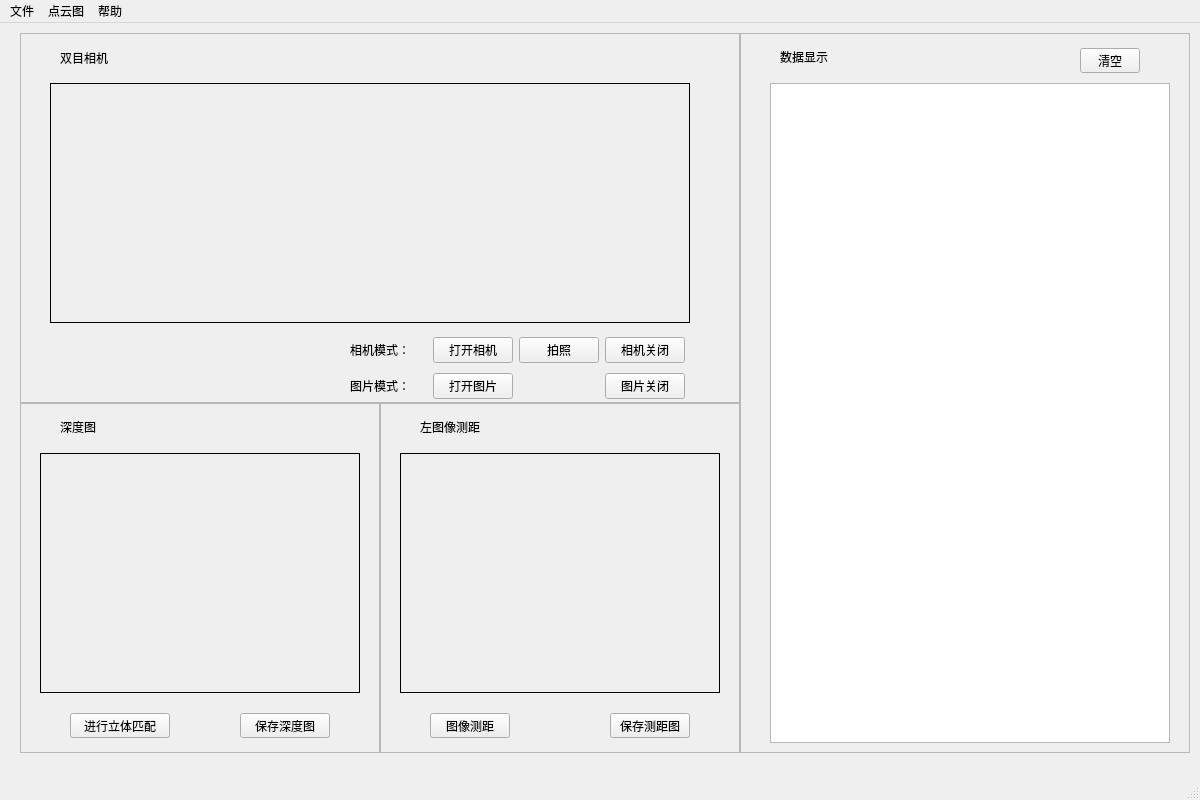
<?xml version="1.0" encoding="UTF-8"?>
<ui version="4.0">
 <class>MainWindow</class>
 <widget class="QMainWindow" name="MainWindow">
  <property name="geometry">
   <rect>
    <x>0</x>
    <y>0</y>
    <width>1200</width>
    <height>800</height>
   </rect>
  </property>
  <property name="minimumSize">
   <size>
    <width>1200</width>
    <height>800</height>
   </size>
  </property>
  <property name="maximumSize">
   <size>
    <width>1200</width>
    <height>800</height>
   </size>
  </property>
  <property name="windowTitle">
   <string>双目摄像机三维空间定位系统</string>
  </property>
  <widget class="QWidget" name="centralwidget">
   <widget class="QFrame" name="frame">
    <property name="geometry">
     <rect>
      <x>20</x>
      <y>10</y>
      <width>720</width>
      <height>370</height>
     </rect>
    </property>
    <property name="frameShape">
     <enum>QFrame::StyledPanel</enum>
    </property>
    <property name="frameShadow">
     <enum>QFrame::Raised</enum>
    </property>
    <widget class="QLabel" name="label_4">
     <property name="geometry">
      <rect>
       <x>40</x>
       <y>15</y>
       <width>80</width>
       <height>20</height>
      </rect>
     </property>
     <property name="text">
      <string>双目相机</string>
     </property>
    </widget>
    <widget class="QLabel" name="stereoCamera">
     <property name="geometry">
      <rect>
       <x>30</x>
       <y>50</y>
       <width>640</width>
       <height>240</height>
      </rect>
     </property>
     <property name="styleSheet">
      <string notr="true">border: 1px solid black;</string>
     </property>
     <property name="text">
      <string/>
     </property>
    </widget>
    <widget class="QWidget" name="layoutWidget">
     <property name="geometry">
      <rect>
       <x>330</x>
       <y>300</y>
       <width>335</width>
       <height>70</height>
      </rect>
     </property>
     <layout class="QGridLayout" name="gridLayout">
      <item row="0" column="1">
       <widget class="QPushButton" name="pushButton">
        <property name="text">
         <string>打开相机</string>
        </property>
       </widget>
      </item>
      <item row="0" column="3">
       <widget class="QPushButton" name="pushButton_3">
        <property name="text">
         <string>相机关闭</string>
        </property>
       </widget>
      </item>
      <item row="1" column="1">
       <widget class="QPushButton" name="pushButton_2">
        <property name="text">
         <string>打开图片</string>
        </property>
       </widget>
      </item>
      <item row="1" column="3">
       <widget class="QPushButton" name="pushButton_4">
        <property name="text">
         <string>图片关闭</string>
        </property>
       </widget>
      </item>
      <item row="0" column="0">
       <widget class="QLabel" name="label_3">
        <property name="text">
         <string>相机模式：</string>
        </property>
       </widget>
      </item>
      <item row="1" column="0">
       <widget class="QLabel" name="label_8">
        <property name="text">
         <string>图片模式：</string>
        </property>
       </widget>
      </item>
      <item row="0" column="2">
       <widget class="QPushButton" name="pushButton_7">
        <property name="text">
         <string>拍照</string>
        </property>
       </widget>
      </item>
     </layout>
    </widget>
   </widget>
   <widget class="QFrame" name="frame_2">
    <property name="geometry">
     <rect>
      <x>20</x>
      <y>380</y>
      <width>360</width>
      <height>350</height>
     </rect>
    </property>
    <property name="frameShape">
     <enum>QFrame::StyledPanel</enum>
    </property>
    <property name="frameShadow">
     <enum>QFrame::Raised</enum>
    </property>
    <widget class="QLabel" name="label_6">
     <property name="geometry">
      <rect>
       <x>40</x>
       <y>15</y>
       <width>67</width>
       <height>17</height>
      </rect>
     </property>
     <property name="text">
      <string>深度图</string>
     </property>
    </widget>
    <widget class="QLabel" name="label">
     <property name="geometry">
      <rect>
       <x>20</x>
       <y>50</y>
       <width>320</width>
       <height>240</height>
      </rect>
     </property>
     <property name="styleSheet">
      <string notr="true">border: 1px solid black;</string>
     </property>
     <property name="text">
      <string/>
     </property>
    </widget>
    <widget class="QPushButton" name="pushButton_8">
     <property name="geometry">
      <rect>
       <x>220</x>
       <y>310</y>
       <width>90</width>
       <height>25</height>
      </rect>
     </property>
     <property name="text">
      <string>保存深度图</string>
     </property>
    </widget>
    <widget class="QPushButton" name="pushButton_9">
     <property name="geometry">
      <rect>
       <x>50</x>
       <y>310</y>
       <width>100</width>
       <height>25</height>
      </rect>
     </property>
     <property name="text">
      <string>进行立体匹配</string>
     </property>
    </widget>
   </widget>
   <widget class="QFrame" name="frame_3">
    <property name="geometry">
     <rect>
      <x>380</x>
      <y>380</y>
      <width>360</width>
      <height>350</height>
     </rect>
    </property>
    <property name="frameShape">
     <enum>QFrame::StyledPanel</enum>
    </property>
    <property name="frameShadow">
     <enum>QFrame::Raised</enum>
    </property>
    <widget class="QLabel" name="label_7">
     <property name="geometry">
      <rect>
       <x>40</x>
       <y>15</y>
       <width>90</width>
       <height>17</height>
      </rect>
     </property>
     <property name="text">
      <string>左图像测距</string>
     </property>
    </widget>
    <widget class="QLabel" name="label_5">
     <property name="geometry">
      <rect>
       <x>20</x>
       <y>50</y>
       <width>320</width>
       <height>240</height>
      </rect>
     </property>
     <property name="styleSheet">
      <string notr="true">border: 1px solid black;</string>
     </property>
     <property name="text">
      <string/>
     </property>
    </widget>
    <widget class="QPushButton" name="pushButton_5">
     <property name="geometry">
      <rect>
       <x>50</x>
       <y>310</y>
       <width>80</width>
       <height>25</height>
      </rect>
     </property>
     <property name="text">
      <string>图像测距</string>
     </property>
    </widget>
    <widget class="QPushButton" name="pushButton_6">
     <property name="geometry">
      <rect>
       <x>230</x>
       <y>310</y>
       <width>80</width>
       <height>25</height>
      </rect>
     </property>
     <property name="text">
      <string>保存测距图</string>
     </property>
    </widget>
   </widget>
   <widget class="QFrame" name="frame_4">
    <property name="geometry">
     <rect>
      <x>740</x>
      <y>10</y>
      <width>450</width>
      <height>720</height>
     </rect>
    </property>
    <property name="frameShape">
     <enum>QFrame::StyledPanel</enum>
    </property>
    <property name="frameShadow">
     <enum>QFrame::Raised</enum>
    </property>
    <widget class="QTextEdit" name="textEdit">
     <property name="geometry">
      <rect>
       <x>30</x>
       <y>50</y>
       <width>400</width>
       <height>660</height>
      </rect>
     </property>
    </widget>
    <widget class="QLabel" name="label_2">
     <property name="geometry">
      <rect>
       <x>40</x>
       <y>15</y>
       <width>67</width>
       <height>17</height>
      </rect>
     </property>
     <property name="text">
      <string>数据显示</string>
     </property>
    </widget>
    <widget class="QPushButton" name="pushButton_10">
     <property name="geometry">
      <rect>
       <x>340</x>
       <y>15</y>
       <width>60</width>
       <height>25</height>
      </rect>
     </property>
     <property name="text">
      <string>清空</string>
     </property>
    </widget>
   </widget>
  </widget>
  <widget class="QMenuBar" name="menubar">
   <property name="geometry">
    <rect>
     <x>0</x>
     <y>0</y>
     <width>1200</width>
     <height>28</height>
    </rect>
   </property>
   <widget class="QMenu" name="menu">
    <property name="title">
     <string>文件</string>
    </property>
    <addaction name="action_3"/>
    <addaction name="action_4"/>
    <addaction name="action_5"/>
    <addaction name="actionb"/>
   </widget>
   <widget class="QMenu" name="menu_2">
    <property name="title">
     <string>点云图</string>
    </property>
    <addaction name="action_6"/>
    <addaction name="action_2"/>
   </widget>
   <widget class="QMenu" name="menu_3">
    <property name="title">
     <string>帮助</string>
    </property>
    <addaction name="action_7"/>
    <addaction name="action_8"/>
   </widget>
   <addaction name="menu"/>
   <addaction name="menu_2"/>
   <addaction name="menu_3"/>
  </widget>
  <widget class="QStatusBar" name="statusbar"/>
  <action name="actionb">
   <property name="text">
    <string>保存深度图</string>
   </property>
  </action>
  <action name="action_2">
   <property name="text">
    <string>保存点云图</string>
   </property>
  </action>
  <action name="action_3">
   <property name="text">
    <string>打开双目相机</string>
   </property>
  </action>
  <action name="action_4">
   <property name="text">
    <string>打开图片</string>
   </property>
  </action>
  <action name="action_5">
   <property name="text">
    <string>拍照</string>
   </property>
  </action>
  <action name="action_7">
   <property name="text">
    <string>系统介绍</string>
   </property>
  </action>
  <action name="action_8">
   <property name="text">
    <string>相机参数</string>
   </property>
  </action>
  <action name="action_6">
   <property name="text">
    <string>生成点云图</string>
   </property>
  </action>
 </widget>
 <resources/>
 <connections/>
</ui>
